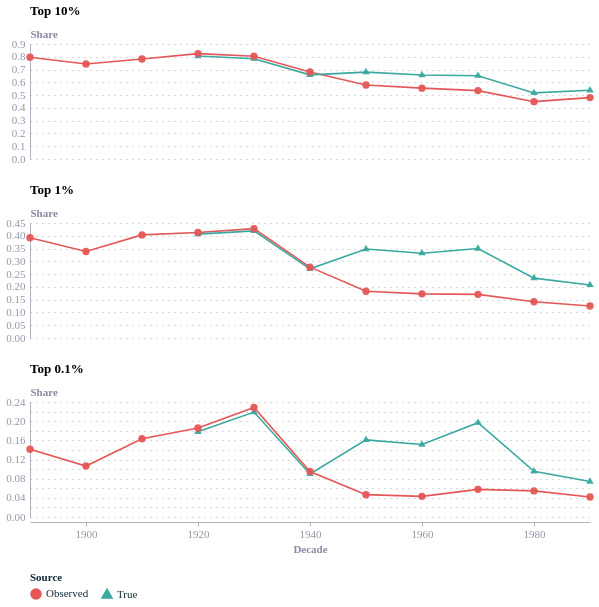

The cell this chart's notebook holds for it:
### Code cell
import pandas as pd
import altair as alt
from ecostyles import EcoStyles

panels = {"../data/f3a.csv": "Top 10%", "../data/f3b.csv": "Top 1%", "../data/f3c.csv": "Top 0.1%"}
frames = []
for path, label in panels.items():
    d = pd.read_csv(path); d.columns = ["decade", "share", "source"]; d["panel"] = label
    frames.append(d)
df = pd.concat(frames, ignore_index=True)
df["decade"] = pd.to_datetime(df["decade"], format="%Y")

panel_order  = ["Top 10%", "Top 1%", "Top 0.1%"]
source_order = ["Observed", "True"]
colors = ["#e45756", "#3aa8a0"]     # Observed red, True teal
shapes = ["circle", "triangle"]

styles = EcoStyles()
styles.register_and_enable_theme()

legend = alt.Legend(title="Source", orient="bottom")

base = alt.Chart().encode(
    x=alt.X("decade:T", title="Decade", axis=alt.Axis(format="%Y", tickCount=6)),
    y=alt.Y("share:Q", title="Share"),
    color=alt.Color("source:N", sort=source_order,
                    scale=alt.Scale(domain=source_order, range=colors), legend=legend),
)
line = base.mark_line(strokeWidth=1.6)
pts  = base.mark_point(filled=True, size=55).encode(
    shape=alt.Shape("source:N", sort=source_order,
                    scale=alt.Scale(domain=source_order, range=shapes), legend=legend))

chart = (
    alt.layer(line, pts, data=df)
    .properties(width=560, height=115)
    .facet(alt.Facet("panel:N", title=None, sort=panel_order,
                     header=alt.Header(labelFontWeight="bold", labelFontSize=13, labelAnchor="start")),
           columns=1)
    .resolve_scale(y="independent")     # x stays shared -> one axis at the bottom
)
styles.save(chart, name="uk_top_shares_observed_true", svg=True)
chart

### Figure 1 — Vega-Lite specification as saved in the notebook (floating-point values rounded to 4 significant figures)
{"config": {"font": "Circular Std", "text": {"color": "#676A86", "align": "left", "baseline": "middle", "dx": 7, "dy": 0, "fontSize": 11}, "view": {"stroke": null, "continuousWidth": 400, "continuousHeight": 300, "discreteWidth": 400, "discreteHeight": 300}, "range": {"category": ["#36B7B4", "#E6224B", "#F4C245", "#0063AF", "#00A767", "#179FDB", "#EB5C2E", "#5C267B", "#122B39"], "diverging": ["#E6224B", "#E54753", "#C9C9C9", "#179FDB", "#122B39"], "heatmap": ["#C9C9C9", "#179FDB", "#0063AF", "#122B39"], "ordinal": ["#00A767", "#36B7B4", "#179FDB", "#0063AF", "#243B5A"]}, "bar": {"color": "#179fdb"}, "line": {"color": "#e6224b"}, "rule": {"color": "#676A86"}, "area": {"opacity": 0.8}, "point": {"filled": true, "size": 80, "color": "#e6224b", "opacity": 0.95}, "geoshape": {"stroke": "white", "strokeWidth": 0.3}, "rect": {"fill": "#d6d4d4", "opacity": 0.3}, "axis": {"labelColor": "#676A86", "labelFontSize": 11, "labelFont": "Circular Std", "labelOpacity": 0.7, "tickColor": "#676A86", "tickOpacity": 0.5, "domainColor": "#676A86", "domainOpacity": 0.5, "gridColor": "#676A86", "gridDash": [2, 2], "gridOpacity": 0.5, "title": null, "titleColor": "#676A86", "titleOpacity": 0.8, "tickSize": 4}, "axisXDiscrete": {"grid": false, "labelAngle": 0, "tickCount": 10, "tickOpacity": 0.5, "title": null}, "axisYDiscrete": {"ticks": false, "labelPadding": 5}, "axisXTemporal": {"grid": false, "ticks": true}, "axisXQuantitative": {"grid": true}, "axisYQuantitative": {"gridColor": "#676A86", "gridDash": [1, 5], "gridOpacity": 0.5, "ticks": false, "labelPadding": 5, "tickCount": 8, "titleAngle": 0, "titleAlign": "left", "titleBaseline": "bottom", "titleX": 0, "titleY": -5}, "title": {"color": "#676A86E6", "subtitleColor": "#676A86", "font": "Circular Std", "subtitleFont": "Circular Std", "anchor": "start", "fontSize": 14, "subtitleFontSize": 12, "subtitlePadding": 4, "offset": 0, "frame": "group"}, "legend": {"titleColor": "#122b39", "title": null, "labelColor": "#122b39", "labelFontSize": 11}}, "data": {"name": "data-65460187596b67dd92b7b01929f7a98a"}, "facet": {"field": "panel", "header": {"labelAnchor": "start", "labelFontSize": 13, "labelFontWeight": "bold"}, "sort": ["Top 10%", "Top 1%", "Top 0.1%"], "title": null, "type": "nominal"}, "spec": {"layer": [{"mark": {"type": "line", "strokeWidth": 1.6}, "encoding": {"color": {"field": "source", "legend": {"orient": "bottom", "title": "Source"}, "scale": {"domain": ["Observed", "True"], "range": ["#e45756", "#3aa8a0"]}, "sort": ["Observed", "True"], "type": "nominal"}, "x": {"axis": {"format": "%Y", "tickCount": 6}, "field": "decade", "title": "Decade", "type": "temporal"}, "y": {"field": "share", "title": "Share", "type": "quantitative"}}}, {"mark": {"type": "point", "filled": true, "size": 55}, "encoding": {"color": {"field": "source", "legend": {"orient": "bottom", "title": "Source"}, "scale": {"domain": ["Observed", "True"], "range": ["#e45756", "#3aa8a0"]}, "sort": ["Observed", "True"], "type": "nominal"}, "shape": {"field": "source", "legend": {"orient": "bottom", "title": "Source"}, "scale": {"domain": ["Observed", "True"], "range": ["circle", "triangle"]}, "sort": ["Observed", "True"], "type": "nominal"}, "x": {"axis": {"format": "%Y", "tickCount": 6}, "field": "decade", "title": "Decade", "type": "temporal"}, "y": {"field": "share", "title": "Share", "type": "quantitative"}}}], "height": 115, "width": 560}, "columns": 1, "resolve": {"scale": {"y": "independent"}}, "$schema": "https://vega.github.io/schema/vega-lite/v6.4.1.json", "datasets": {"data-65460187596b67dd92b7b01929f7a98a": [{"decade": "1890-01-01T00:00:00", "share": 0.796, "source": "Observed", "panel": "Top 10%"}, {"decade": "1900-01-01T00:00:00", "share": 0.7432, "source": "Observed", "panel": "Top 10%"}, {"decade": "1910-01-01T00:00:00", "share": 0.7823, "source": "Observed", "panel": "Top 10%"}, {"decade": "1920-01-01T00:00:00", "share": 0.806, "source": "True", "panel": "Top 10%"}, {"decade": "1930-01-01T00:00:00", "share": 0.7847, "source": "True", "panel": "Top 10%"}, {"decade": "1940-01-01T00:00:00", "share": 0.6583, "source": "True", "panel": "Top 10%"}, {"decade": "1950-01-01T00:00:00", "share": 0.68, "source": "True", "panel": "Top 10%"}, {"decade": "1960-01-01T00:00:00", "share": 0.6571, "source": "True", "panel": "Top 10%"}, {"decade": "1970-01-01T00:00:00", "share": 0.6521, "source": "True", "panel": "Top 10%"}, {"decade": "1980-01-01T00:00:00", "share": 0.5172, "source": "True", "panel": "Top 10%"}, {"decade": "1990-01-01T00:00:00", "share": 0.5376, "source": "True", "panel": "Top 10%"}, {"decade": "1920-01-01T00:00:00", "share": 0.8249, "source": "Observed", "panel": "Top 10%"}, {"decade": "1930-01-01T00:00:00", "share": 0.8043, "source": "Observed", "panel": "Top 10%"}, {"decade": "1940-01-01T00:00:00", "share": 0.6808, "source": "Observed", "panel": "Top 10%"}, {"decade": "1950-01-01T00:00:00", "share": 0.579, "source": "Observed", "panel": "Top 10%"}, {"decade": "1960-01-01T00:00:00", "share": 0.5545, "source": "Observed", "panel": "Top 10%"}, {"decade": "1970-01-01T00:00:00", "share": 0.5353, "source": "Observed", "panel": "Top 10%"}, {"decade": "1980-01-01T00:00:00", "share": 0.4487, "source": "Observed", "panel": "Top 10%"}, {"decade": "1990-01-01T00:00:00", "share": 0.4805, "source": "Observed", "panel": "Top 10%"}, {"decade": "1890-01-01T00:00:00", "share": 0.3922, "source": "Observed", "panel": "Top 1%"}, {"decade": "1900-01-01T00:00:00", "share": 0.3384, "source": "Observed", "panel": "Top 1%"}, {"decade": "1910-01-01T00:00:00", "share": 0.4035, "source": "Observed", "panel": "Top 1%"}, {"decade": "1920-01-01T00:00:00", "share": 0.4065, "source": "True", "panel": "Top 1%"}, {"decade": "1930-01-01T00:00:00", "share": 0.4191, "source": "True", "panel": "Top 1%"}, {"decade": "1940-01-01T00:00:00", "share": 0.2706, "source": "True", "panel": "Top 1%"}, {"decade": "1950-01-01T00:00:00", "share": 0.348, "source": "True", "panel": "Top 1%"}, {"decade": "1960-01-01T00:00:00", "share": 0.3317, "source": "True", "panel": "Top 1%"}, {"decade": "1970-01-01T00:00:00", "share": 0.35, "source": "True", "panel": "Top 1%"}, {"decade": "1980-01-01T00:00:00", "share": 0.2344, "source": "True", "panel": "Top 1%"}, {"decade": "1990-01-01T00:00:00", "share": 0.2075, "source": "True", "panel": "Top 1%"}, {"decade": "1920-01-01T00:00:00", "share": 0.413, "source": "Observed", "panel": "Top 1%"}, {"decade": "1930-01-01T00:00:00", "share": 0.4278, "source": "Observed", "panel": "Top 1%"}, {"decade": "1940-01-01T00:00:00", "share": 0.2773, "source": "Observed", "panel": "Top 1%"}, {"decade": "1950-01-01T00:00:00", "share": 0.1831, "source": "Observed", "panel": "Top 1%"}, {"decade": "1960-01-01T00:00:00", "share": 0.1728, "source": "Observed", "panel": "Top 1%"}, {"decade": "1970-01-01T00:00:00", "share": 0.1708, "source": "Observed", "panel": "Top 1%"}, {"decade": "1980-01-01T00:00:00", "share": 0.1419, "source": "Observed", "panel": "Top 1%"}, {"decade": "1990-01-01T00:00:00", "share": 0.1252, "source": "Observed", "panel": "Top 1%"}, {"decade": "1890-01-01T00:00:00", "share": 0.1414, "source": "Observed", "panel": "Top 0.1%"}, {"decade": "1900-01-01T00:00:00", "share": 0.1063, "source": "Observed", "panel": "Top 0.1%"}, {"decade": "1910-01-01T00:00:00", "share": 0.1634, "source": "Observed", "panel": "Top 0.1%"}, {"decade": "1920-01-01T00:00:00", "share": 0.1779, "source": "True", "panel": "Top 0.1%"}, {"decade": "1930-01-01T00:00:00", "share": 0.219, "source": "True", "panel": "Top 0.1%"}, {"decade": "1940-01-01T00:00:00", "share": 0.0898, "source": "True", "panel": "Top 0.1%"}, {"decade": "1950-01-01T00:00:00", "share": 0.161, "source": "True", "panel": "Top 0.1%"}, {"decade": "1960-01-01T00:00:00", "share": 0.1512, "source": "True", "panel": "Top 0.1%"}, {"decade": "1970-01-01T00:00:00", "share": 0.1968, "source": "True", "panel": "Top 0.1%"}, {"decade": "1980-01-01T00:00:00", "share": 0.0955, "source": "True", "panel": "Top 0.1%"}, {"decade": "1990-01-01T00:00:00", "share": 0.0741, "source": "True", "panel": "Top 0.1%"}, {"decade": "1920-01-01T00:00:00", "share": 0.1856, "source": "Observed", "panel": "Top 0.1%"}, {"decade": "1930-01-01T00:00:00", "share": 0.2285, "source": "Observed", "panel": "Top 0.1%"}, {"decade": "1940-01-01T00:00:00", "share": 0.09488, "source": "Observed", "panel": "Top 0.1%"}, {"decade": "1950-01-01T00:00:00", "share": 0.0466, "source": "Observed", "panel": "Top 0.1%"}, {"decade": "1960-01-01T00:00:00", "share": 0.04308, "source": "Observed", "panel": "Top 0.1%"}, {"decade": "1970-01-01T00:00:00", "share": 0.05766, "source": "Observed", "panel": "Top 0.1%"}, {"decade": "1980-01-01T00:00:00", "share": 0.05445, "source": "Observed", "panel": "Top 0.1%"}, {"decade": "1990-01-01T00:00:00", "share": 0.04189, "source": "Observed", "panel": "Top 0.1%"}]}}
